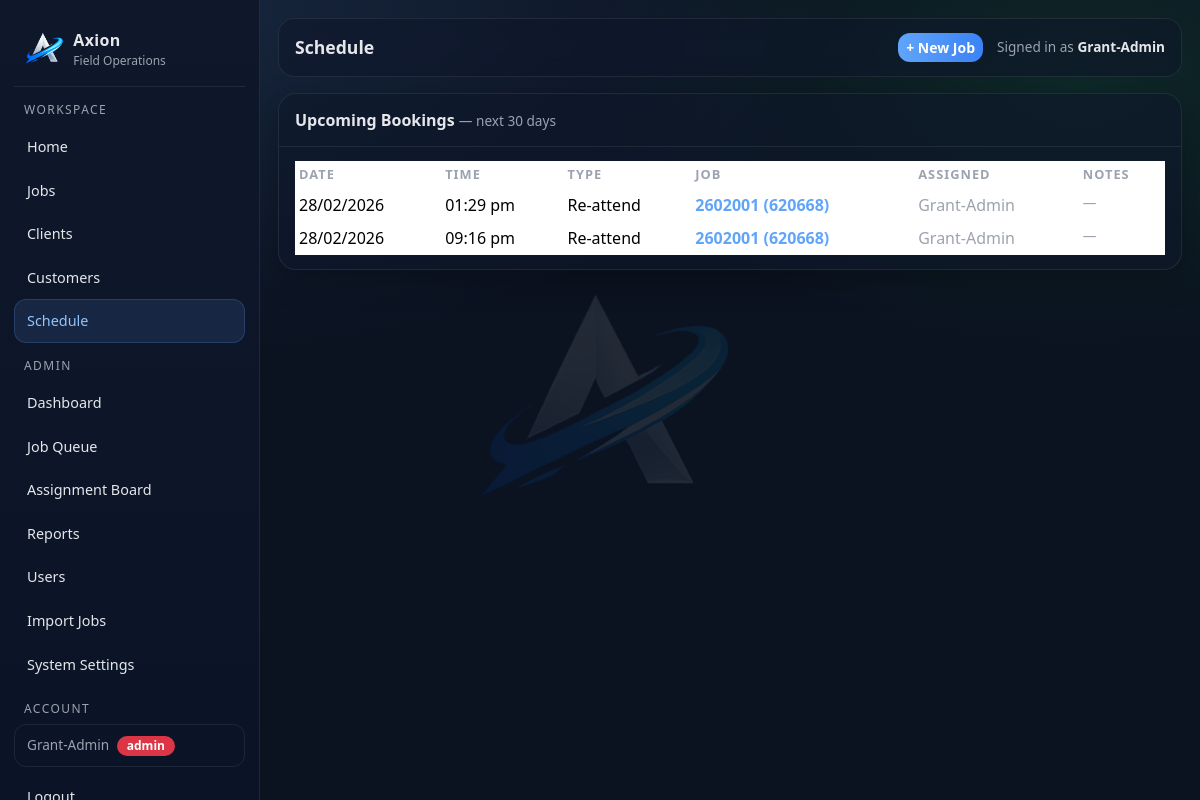
The page /schedule (signed in) on the database its author committed.
### tables this page shows
CREATE TABLE users (
        id INTEGER PRIMARY KEY AUTOINCREMENT,
        full_name TEXT NOT NULL,
        email TEXT UNIQUE NOT NULL,
        password TEXT NOT NULL,
        role TEXT NOT NULL,
        active INTEGER NOT NULL DEFAULT 1,
        created_at TEXT NOT NULL
    );

CREATE TABLE schedules (
        id INTEGER PRIMARY KEY AUTOINCREMENT,
        job_id INTEGER NOT NULL,
        booking_type_id INTEGER NOT NULL,
        scheduled_for TEXT NOT NULL,
        status TEXT NOT NULL DEFAULT 'Booked',
        notes TEXT,
        created_by_user_id INTEGER,
        created_at TEXT NOT NULL, assigned_to_user_id INTEGER,
        FOREIGN KEY(job_id) REFERENCES jobs(id),
        FOREIGN KEY(booking_type_id) REFERENCES booking_types(id),
        FOREIGN KEY(created_by_user_id) REFERENCES users(id)
    );

CREATE TABLE booking_types (
        id INTEGER PRIMARY KEY AUTOINCREMENT,
        name TEXT NOT NULL UNIQUE,
        active INTEGER NOT NULL DEFAULT 1
    );

CREATE TABLE jobs (
        id INTEGER PRIMARY KEY AUTOINCREMENT,

        internal_job_number TEXT NOT NULL,
        client_reference TEXT,
        display_ref TEXT NOT NULL,

        client_id INTEGER,
        customer_id INTEGER,
        assigned_user_id INTEGER,

        job_type TEXT NOT NULL,
        visit_type TEXT NOT NULL,
        status TEXT NOT NULL,
        priority TEXT NOT NULL,

        job_address TEXT,
        description TEXT,

        created_at TEXT NOT NULL,
        updated_at TEXT NOT NULL, lender_name TEXT, account_number TEXT, regulation_type TEXT, arrears_cents INTEGER, costs_cents INTEGER, mmp_cents INTEGER, job_due_date TEXT, bill_to_client_id INTEGER,

        FOREIGN KEY(client_id) REFERENCES clients(id),
        FOREIGN KEY(customer_id) REFERENCES customers(id),
        FOREIGN KEY(assigned_user_id) REFERENCES users(id)
    );

### app.py (the view, shortened to what this page needs)
@app.get("/schedule")
@login_required
def schedule_index():
    from datetime import timedelta
    now    = datetime.now()
    horizon = now + timedelta(days=30)
    now_str = now.isoformat(timespec="seconds")
    hor_str = horizon.isoformat(timespec="seconds")
    conn = db()
    cur  = conn.cursor()
    caller_id   = session.get("user_id")
    caller_role = session.get("role", "")
    if caller_role == "admin":
        cur.execute("""
            SELECT s.*, bt.name booking_type_name,
                   j.internal_job_number, j.client_reference, j.display_ref, j.id job_id,
                   u.full_name assigned_to_name
            FROM schedules s
            JOIN booking_types bt ON bt.id = s.booking_type_id
            JOIN jobs j ON j.id = s.job_id
            LEFT JOIN users u ON u.id = s.assigned_to_user_id
            WHERE s.status NOT IN ('Completed', 'Cancelled')
              AND s.scheduled_for >= ?
              AND s.scheduled_for <= ?
            ORDER BY s.scheduled_for ASC
        """, (now_str, hor_str))
    bookings = cur.fetchall()
    conn.close()
    return render_template("schedule/index.html", bookings=bookings,
                           is_admin=(caller_role == "admin"))

### app.py (called while the page is built)
def db():
    conn = sqlite3.connect(DB_PATH)
    conn.row_factory = sqlite3.Row
    return conn

def add_column_if_missing(cur, table, col, coltype):
    cur.execute(f"PRAGMA table_info({table})")
    cols = [r["name"] for r in cur.fetchall()]
    if col not in cols:
        cur.execute(f"ALTER TABLE {table} ADD COLUMN {col} {coltype}")

@app.context_processor
def inject_globals():
    return {"GOOGLE_MAPS_API_KEY": os.environ.get("GOOGLE_MAPS_API_KEY", "")}

@app.before_request
def _ensure_db():
    init_db()

def login_required(f):
    @wraps(f)
    def wrapper(*args, **kwargs):
        if not session.get("user_id"):
            return redirect(url_for("login"))
        return f(*args, **kwargs)
    return wrapper

### templates/schedule/index.html (shortened to what this page needs)
{% extends "layout.html" %}
{% block page_title %}Schedule{% endblock %}
{% block content %}
<div class="ax-card">
  <div class="ax-card-h d-flex justify-content-between align-items-center">
    <div>Upcoming Bookings <span style="color:var(--muted);font-size:.85rem;font-weight:400">— next 30 days</span></div>
  </div>
  <div class="ax-card-b">
    {% if bookings %}
    <div class="table-responsive">
      <table class="table table-sm mb-0">
        <thead>
          <tr>
            <th>Date</th>
            <th>Time</th>
            <th>Type</th>
            <th>Job</th>
            {% if is_admin %}<th>Assigned</th>{% endif %}
            <th>Notes</th>
          </tr>
        </thead>
        <tbody>
          {% for b in bookings %}
          <tr>
            <td>{{ b.scheduled_for[:10].split('-')|reverse|join('/') }}</td>
            <td>
              {% set hr = b.scheduled_for[11:13]|int %}
              {% set mn = b.scheduled_for[14:16] %}
              {% if hr == 0 %}12:{{ mn }} am
              {% elif hr < 12 %}{{ '%02d'|format(hr) }}:{{ mn }} am
              {% elif hr == 12 %}12:{{ mn }} pm
              {% else %}{{ '%02d'|format(hr - 12) }}:{{ mn }} pm
              {% endif %}
            </td>
            <td>{{ b.booking_type_name }}</td>
            <td>
              <a href="/jobs/{{ b.job_id }}"
                 style="color:var(--accent);text-decoration:none;font-weight:600">
                {{ b.display_ref or b.internal_job_number or b.client_reference or ('Job #' ~ b.job_id) }}
              </a>
            </td>
            {% if is_admin %}
            <td style="color:var(--muted)">{{ b.assigned_to_name or '—' }}</td>
            {% endif %}
            <td style="color:var(--muted);font-size:.85rem">{{ b.notes or '—' }}</td>
          </tr>
          {% endfor %}
        </tbody>
      </table>
    </div>
    {% else %}
    <div class="py-4 text-center" style="color:var(--muted)">
      No bookings scheduled in the next 30 days.
    </div>
    {% endif %}
  </div>
</div>
{% endblock %}

### templates/layout.html (shortened to what this page needs)
<!doctype html>
<html lang="en">
<head>
  <link href="https://cdn.jsdelivr.net/npm/bootstrap@5.3.3/dist/css/bootstrap.min.css" rel="stylesheet">
</head>
<body>
  <div class="ax-shell">
    <aside class="ax-sidebar">
      <a class="ax-brand" href="/">
        <img src="{{ url_for('static', filename='images/axion-a-logo.png') }}" alt="Axion">
        <div>
          <div class="name">Axion</div>
          <div class="sub">Field Operations</div>
        </div>
      </a>
      <div class="ax-nav">
        <div class="hint">Workspace</div>
        <a href="/dashboard" class="{% if request.path == '/dashboard' %}active{% endif %}">Home</a>
        <a href="/jobs" class="{% if request.path.startswith('/jobs') %}active{% endif %}">Jobs</a>
        <a href="/clients" class="{% if request.path.startswith('/clients') %}active{% endif %}">Clients</a>
        <a href="/customers" class="{% if request.path.startswith('/customers') %}active{% endif %}">Customers</a>
        <a href="/schedule" class="{% if request.path.startswith('/schedule') %}active{% endif %}">Schedule</a>
        {% if session.get('role') == 'admin' %}
          <div class="hint">Admin</div>
          <a href="/admin" class="{% if request.path == '/admin' %}active{% endif %}">Dashboard</a>
          <a href="/queue" class="{% if request.path.startswith('/queue') %}active{% endif %}">Job Queue</a>
          <a href="/assign" class="{% if request.path.startswith('/assign') %}active{% endif %}">Assignment Board</a>
          <a href="/reports/monthly" class="{% if request.path.startswith('/reports') %}active{% endif %}">Reports</a>
          <a href="/users" class="{% if request.path.startswith('/users') %}active{% endif %}">Users</a>
          <a href="/import/jobs" class="{% if request.path.startswith('/import') %}active{% endif %}">Import Jobs</a>
          <a href="/admin/settings" class="{% if request.path.startswith('/admin/settings') %}active{% endif %}">System Settings</a>
        {% endif %}
        <div class="hint">Account</div>
        {% if session.get('user_id') %}
          <div class="ax-user-chip mb-2">
            {{ session.get('user_name') }}
            <span class="badge {% if session.get('role') == 'admin' %}bg-danger{% else %}bg-secondary{% endif %} ms-1">{{ session.get('role') }}</span>
          </div>
          <a href="/logout">Logout</a>
        {% else %}
          <a href="/login" class="{% if request.path.startswith('/login') or request.path.startswith('/signup') %}active{% endif %}">Login</a>
        {% endif %}
      </div>
    </aside>
    <main class="ax-main">
      <div class="ax-topbar">
        <div class="title">{% block page_title %}Axion{% endblock %}</div>
        <div style="display:flex; align-items:center; gap:14px;">
          {% if session.get('user_id') %}
            <a href="/jobs/new" class="btn btn-primary btn-sm">+ New Job</a>
          {% endif %}
          <div style="color:var(--muted); font-size:.85rem;">
            {% if session.get('user_id') %}
              Signed in as <strong style="color:var(--text)">{{ session.get('user_name') }}</strong>
            {% else %}
              Not signed in
            {% endif %}
          </div>
        </div>
      </div>
      {% block content %}{% endblock %}
    </main>
  </div>
</body>
</html>

### templates/layout.html (style rules this page uses)
:root { --bg: #0b1220; --panel: #0f172a; --panel2: #111c33; --text: #e5e7eb; --muted: #9ca3af; --line: rgba(255,255,255,.08); --accent: #60a5fa; --accent2: #22c55e; --danger: #ef4444; }
body { background: radial-gradient(1200px 600px at 10% 0%, rgba(96,165,250,.15), transparent 60%), radial-gradient(900px 500px at 90% 10%, rgba(34,197,94,.12), transparent 55%), var(--bg); color: var(--text); }
body::before { content: ''; position: fixed; inset: 0; background: url('/static/images/axion-a-logo.png') center center / 260px auto no-repeat; opacity: .10; pointer-events: none; z-index: 0; }
.ax-shell { min-height: 100vh; display: grid; grid-template-columns: 260px 1fr; position: relative; z-index: 1; }
.ax-sidebar { background: linear-gradient(180deg, var(--panel), #0b1326); border-right: 1px solid var(--line); position: sticky; top: 0; height: 100vh; padding: 18px 14px; overflow-y: auto; }
.ax-brand { display:flex; align-items:center; gap: 10px; padding: 10px 10px 16px 10px; border-bottom: 1px solid var(--line); margin-bottom: 14px; text-decoration: none; }
.ax-brand img { height: 34px; }
.ax-brand .name { font-weight: 700; letter-spacing: .3px; color: var(--text); }
.ax-brand .sub { font-size: .75rem; color: var(--muted); }
.ax-nav a { display:flex; align-items:center; gap: 10px; padding: 10px 12px; border-radius: 12px; color: var(--text); text-decoration:none; border: 1px solid transparent; font-size: .9rem; }
.ax-nav a.active { background: rgba(96,165,250,.12); border-color: rgba(96,165,250,.20); color: #93c5fd; }
.ax-nav .hint { color: var(--muted); font-size: .75rem; margin: 14px 10px 6px; text-transform: uppercase; letter-spacing: .12em; }
.ax-user-chip { margin-top: auto; padding: 10px 12px; border-radius: 12px; border: 1px solid var(--line); font-size: .85rem; color: var(--muted); }
.ax-main { padding: 18px 18px 28px; min-width: 0; }
.ax-topbar { background: rgba(15, 23, 42, .55); border: 1px solid var(--line); border-radius: 16px; padding: 14px 16px; display:flex; align-items:center; justify-content: space-between; backdrop-filter: blur(10px); margin-bottom: 16px; }
.ax-topbar .title { font-size: 1.1rem; font-weight: 650; }
.ax-card { background: rgba(15, 23, 42, .65); border: 1px solid var(--line); border-radius: 18px; box-shadow: 0 10px 30px rgba(0,0,0,.25); overflow: visible; }
.ax-card .ax-card-h { padding: 14px 16px; border-bottom: 1px solid var(--line); font-weight: 650; }
.ax-card .ax-card-b { padding: 14px 16px; }
.btn { border-radius: 12px; font-weight: 600; }
.btn-primary { background: linear-gradient(90deg, #60a5fa, #3b82f6); border: 0; }
.badge { border-radius: 999px; padding: 4px 10px; font-weight: 600; font-size: .75rem; }
.table { color: var(--text); }
.table thead th { color: var(--muted); font-size: .8rem; text-transform: uppercase; letter-spacing: .08em; border-color: var(--line); }
.table td { border-color: var(--line); }

### rows shown on the page
users: get "Grant-Admin", get "admin"
schedules: scheduled_for "28/02/2026", hr "01", mn "29", booking_type_name "Re-attend", display_ref "2602001 (620668)", full_name "Grant-Admin", notes "—"
schedules: scheduled_for "28/02/2026", hr "09", mn "16", booking_type_name "Re-attend", display_ref "2602001 (620668)", full_name "Grant-Admin", notes "—"
